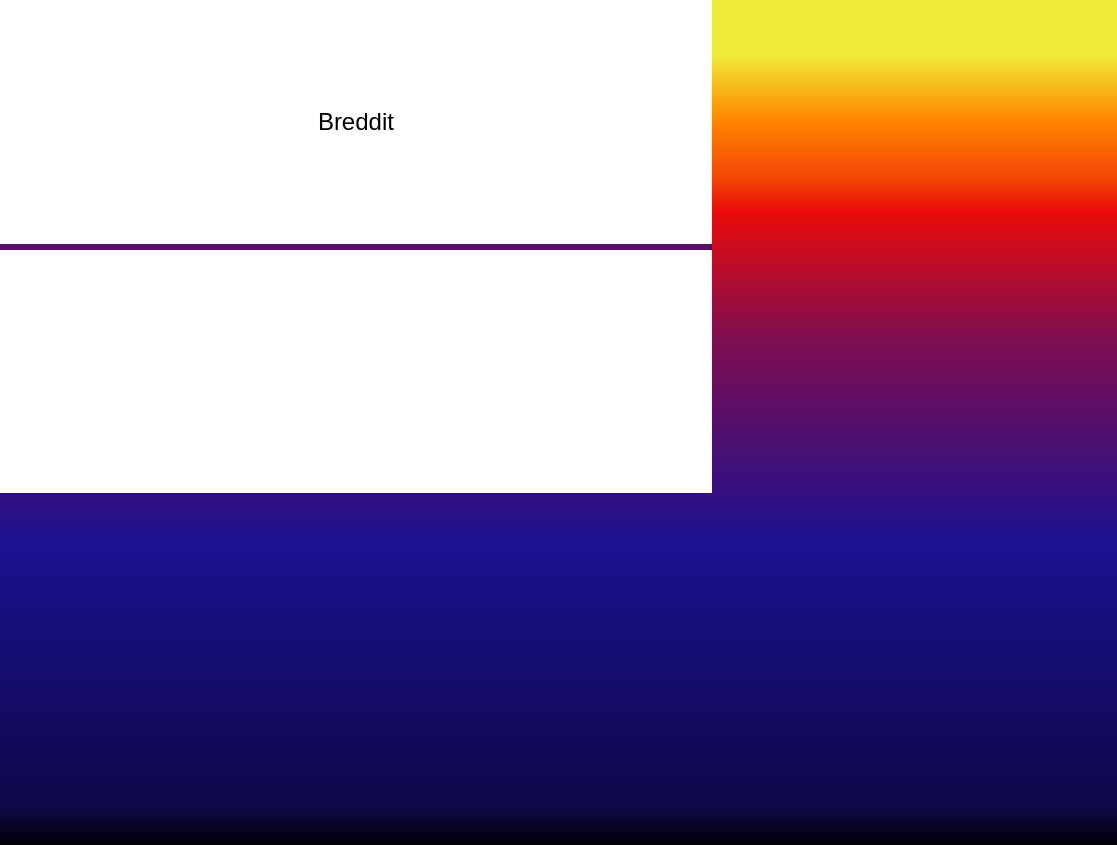
<?xml version="1.0" encoding="UTF-8"?>
<ui version="4.0">
 <class>Dialog</class>
 <widget class="QDialog" name="Dialog">
  <property name="geometry">
   <rect>
    <x>0</x>
    <y>0</y>
    <width>1117</width>
    <height>845</height>
   </rect>
  </property>
  <property name="windowTitle">
   <string>Dialog</string>
  </property>
  <property name="styleSheet">
   <string notr="true">background-color: qlineargradient(spread:pad, x1:0, y1:1, x2:0, y2:0, stop:0 rgba(0, 0, 0, 255), stop:0.05 rgba(14, 8, 73, 255), stop:0.36 rgba(28, 17, 145, 255), stop:0.6 rgba(126, 14, 81, 255), stop:0.75 rgba(234, 11, 11, 255), stop:0.79 rgba(244, 70, 5, 255), stop:0.86 rgba(255, 136, 0, 255), stop:0.935 rgba(239, 236, 55, 255));</string>
  </property>
  <widget class="QWidget" name="layoutWidget">
   <property name="geometry">
    <rect>
     <x>0</x>
     <y>0</y>
     <width>712</width>
     <height>493</height>
    </rect>
   </property>
   <layout class="QGridLayout" name="gridLayout">
    <item row="2" column="0">
     <widget class="QLabel" name="label_2">
      <property name="styleSheet">
       <string notr="true">alternate-background-color: rgb(255, 255, 255);
background-color: rgb(255, 255, 255);</string>
      </property>
      <property name="text">
       <string/>
      </property>
      <property name="pixmap">
       <pixmap>bober.jpg</pixmap>
      </property>
      <property name="scaledContents">
       <bool>true</bool>
      </property>
      <property name="wordWrap">
       <bool>false</bool>
      </property>
     </widget>
    </item>
    <item row="1" column="0">
     <widget class="QLabel" name="label">
      <property name="styleSheet">
       <string notr="true">background-color: rgb(255, 255, 255);</string>
      </property>
      <property name="text">
       <string>&lt;html&gt;&lt;head/&gt;&lt;body&gt;&lt;p align=&quot;center&quot;&gt;&lt;span style=&quot; font-size:18pt;&quot;&gt;Breddit&lt;/span&gt;&lt;/p&gt;&lt;/body&gt;&lt;/html&gt;</string>
      </property>
     </widget>
    </item>
   </layout>
  </widget>
 </widget>
 <resources/>
 <connections/>
</ui>
